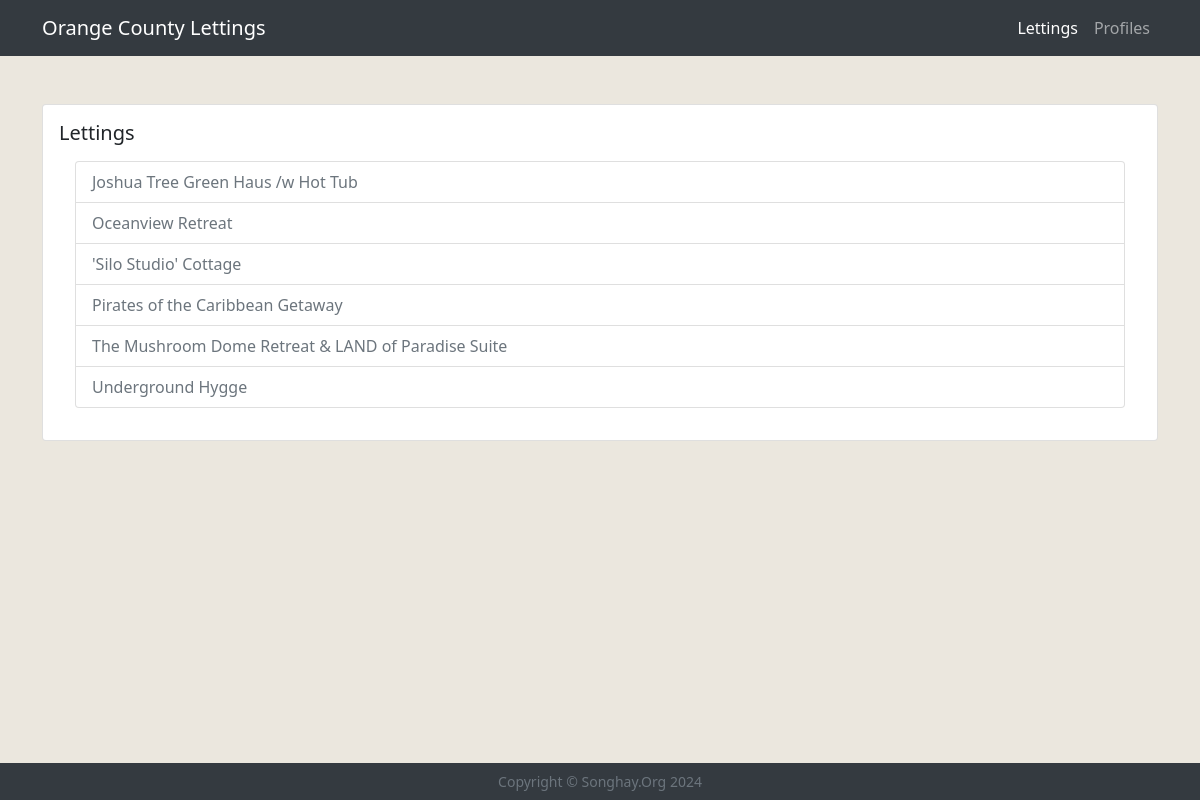
Screenshot of /lettings/ with the database file from the repository.
### lettings/models.py (models this page shows, shortened)
class Letting(models.Model):
    objects = None
    title = models.CharField(max_length=256)
    address = models.OneToOneField(Address, on_delete=models.CASCADE)

### lettings/views.py (the view)
# urls.py: path('lettings/', views.index, name='lettings_index'),
def index(request):
    lettings_list = Letting.objects.all()
    context = {'lettings_list': lettings_list,
               'link_name': 'lettings_page',
               }
    return render(request, 'lettings/index.html', context)

### lettings/templates/lettings/index.html (shortened to what this page needs)
{% extends 'base.html' %}
{% block content %}
<div class="card mt-5">
     <div class="card-body">
         <h5 class="card-title">Lettings</h5>
        {% if lettings_list %}
            <ul class="m-3 list-group">
            {% for letting in lettings_list %}
                <li class="list-group-item">
                    <a class="link-list" href="{% url 'letting' letting_id=letting.id %}">
                        {{ letting.title }}
                    </a>
                </li>
            {% endfor %}
            </ul>
        {% else %}
            <p>No lettings are available.</p>
        {% endif %}
     </div>
</div>
{% endblock %}

### static/css/style.css (style rules this page uses)
body { padding-top: 56px; background: #EBE7DE; }
.link-list { color: #6c757d; text-decoration: none; }

### rows the page displays
Letting: title "Joshua Tree Green Haus /w Hot Tub"
Letting: title "Oceanview Retreat"
Letting: title "'Silo Studio' Cottage"
Letting: title "Pirates of the Caribbean Getaway"
Letting: title "The Mushroom Dome Retreat & LAND of Paradise Suite"
Letting: title "Underground Hygge"
